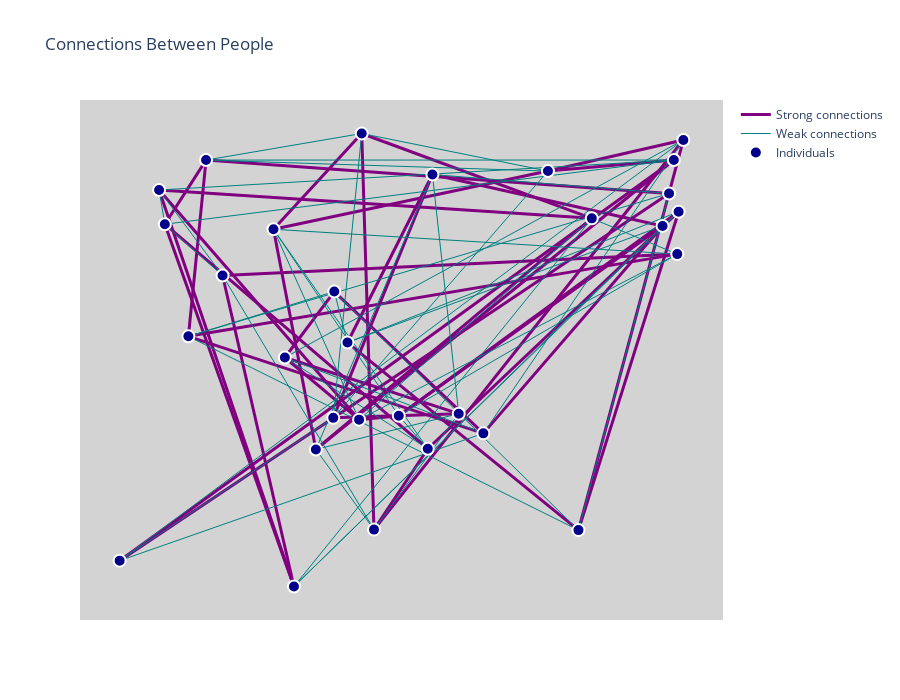

Notebook code cell kept with this figure:
### Code cell
def compute_layout(G):
    """uses networkX's random layout to generate locations for our nodes"""
    #return nx.circular_layout(G,center=(0,0),dim=2)
    return nx.random_layout(G,center=(0,0),dim=2)
# Run the simulator
sim = Simulator(30)   # or your preferred size
sim.perform_single_simulation()

individuals = sim.get_individual_array()

# Build the graph
G = build_population_graph(individuals)

# Compute layout
pos = compute_layout(G)

# Display
plot_graph_plotly(G, pos)

### Figure 1 — Plotly figure (JSON) as saved in the notebook; plotly's stock layout.template omitted (floating-point values rounded to 4 significant figures; data arrays with more than 128 entries replaced by an {"elided": "..."} marker saying what was removed)
{"data": [{"line": {"color": "purple", "width": 3}, "marker": {"line": {"color": "White", "width": 2}, "size": 12}, "mode": "lines", "name": "Strong connections", "type": "scatter", "x": [0.4655, 0.9263, null, 0.4655, 0.8999, null, 0.4655, 0.4001, null, 0.5132, 0.08025, null, 0.5132, 0.4247, null, 0.5132, 0.9263, null, 0.2779, 0.4001, null, 0.2779, 0.5642, null, 0.2779, 0.3593, null, 0.9341, 0.7112, null, 0.9341, 0.7614, null, 0.9341, 0.4247, null, 0.6047, 0.8999, null, 0.6047, 0.119, null, 0.6047, 0.3593, null, 0.005816, 0.9185, null, 0.005816, 0.9106, null, 0.3576, 0.5642, null, 0.3576, 0.5209, null, 0.4045, 0.2592, null, 0.4045, 0.4247, null, 0.4045, 0.7833, null, 0.7112, 0.9185, null, 0.7112, 0.2592, null, 0.1481, 0.9106, null, 0.1481, 0.119, null, 0.1481, 0.08025, null, 0.9185, 0.329, null, 0.07077, 0.2929, null, 0.07077, 0.7833, null, 0.07077, 0.4001, null, 0.08025, 0.2929, null, 0.1753, 0.2929, null, 0.1753, 0.9241, null, 0.329, 0.2592, null, 0.329, 0.7833, null, 0.5209, 0.8999, null, 0.5209, 0.381, null, 0.7614, 0.9263, null, 0.7614, 0.381, null, 0.119, 0.9241, null], "y": [0.3393, 0.7424, null, 0.3393, 0.7143, null, 0.3393, 0.3317, null, 0.2742, 0.7177, null, 0.2742, 0.1146, null, 0.2742, 0.7424, null, 0.4545, 0.3317, null, 0.4545, 0.3435, null, 0.4545, 0.5847, null, 0.884, 0.8226, null, 0.884, 0.1136, null, 0.884, 0.1146, null, 0.3046, 0.7143, null, 0.3046, 0.4963, null, 0.3046, 0.5847, null, 0.05329, 0.8444, null, 0.05329, 0.7784, null, 0.3353, 0.3435, null, 0.3353, 0.8158, null, 0.8968, 0.7077, null, 0.8968, 0.1146, null, 0.8968, 0.7292, null, 0.8226, 0.8444, null, 0.8226, 0.7077, null, 0.8443, 0.7784, null, 0.8443, 0.4963, null, 0.8443, 0.7177, null, 0.8444, 0.2729, null, 0.7852, 0.002261, null, 0.7852, 0.7292, null, 0.7852, 0.3317, null, 0.7177, 0.002261, null, 0.6164, 0.002261, null, 0.6164, 0.6586, null, 0.2729, 0.7077, null, 0.2729, 0.7292, null, 0.8158, 0.7143, null, 0.8158, 0.484, null, 0.1136, 0.7424, null, 0.1136, 0.484, null, 0.4963, 0.6586, null]}, {"line": {"color": "teal", "width": 1}, "marker": {"line": {"color": "White", "width": 2}, "size": 12}, "mode": "lines", "name": "Weak connections", "type": "scatter", "x": {"elided": "138 float values"}, "y": {"elided": "138 float values"}}, {"marker": {"color": "darkblue", "line": {"color": "White", "width": 2}, "size": 12}, "mode": "markers", "name": "Individuals", "type": "scatter", "x": [0.4655, 0.5132, 0.2779, 0.9341, 0.6047, 0.005816, 0.3576, 0.4045, 0.7112, 0.1481, 0.9185, 0.07077, 0.08025, 0.1753, 0.4247, 0.5642, 0.329, 0.5209, 0.9106, 0.7614, 0.119, 0.3593, 0.381, 0.9263, 0.8999, 0.2929, 0.7833, 0.4001, 0.9241, 0.2592], "y": [0.3393, 0.2742, 0.4545, 0.884, 0.3046, 0.05329, 0.3353, 0.8968, 0.8226, 0.8443, 0.8444, 0.7852, 0.7177, 0.6164, 0.1146, 0.3435, 0.2729, 0.8158, 0.7784, 0.1136, 0.4963, 0.5847, 0.484, 0.7424, 0.7143, 0.002261, 0.7292, 0.3317, 0.6586, 0.7077]}], "layout": {"height": 700, "hovermode": "closest", "plot_bgcolor": "lightgray", "showlegend": true, "title": {"text": "Connections Between People"}, "width": 900, "xaxis": {"autorange": true, "range": [-0.0597, 0.9996], "showgrid": false, "showticklabels": false, "type": "linear", "zeroline": false}, "yaxis": {"autorange": true, "range": [-0.06389, 0.963], "showgrid": false, "showticklabels": false, "type": "linear", "zeroline": false}}}
